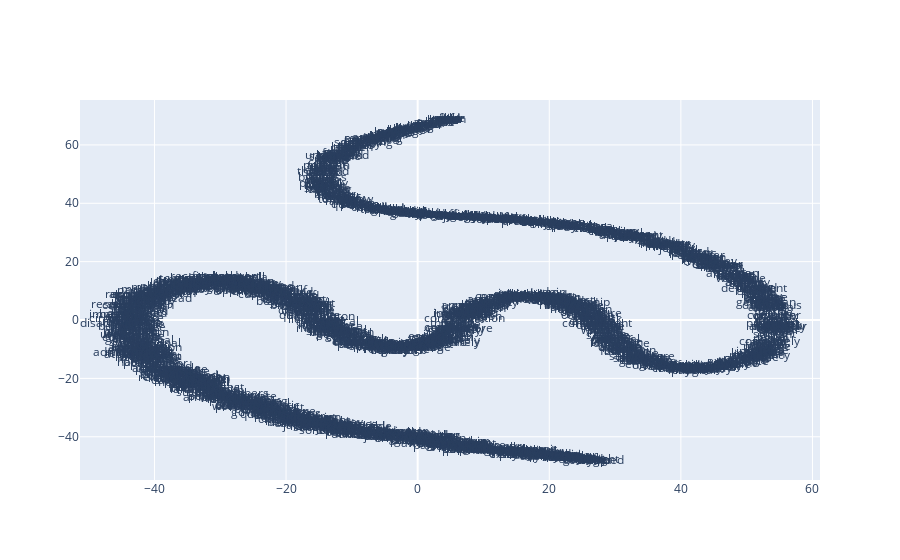

Notebook code cell kept with this figure:
### Code cell
x_vals_no_sw, y_vals_no_sw, labels_no_sw = reduce_dimensions(word2vec_model_no_sw)
print('This is a plot for word2vec_model_no_sw')
plot_function(x_vals_no_sw, y_vals_no_sw, labels_no_sw)

### Figure 1 — Plotly figure (JSON) as saved in the notebook; plotly's stock layout.template omitted (floating-point values rounded to 4 significant figures; data arrays with more than 128 entries replaced by an {"elided": "..."} marker saying what was removed)
{"data": [{"mode": "text", "text": {"elided": "2088 str values"}, "type": "scatter", "x": {"elided": "2088 float values"}, "y": {"elided": "2088 float values"}}], "layout": {}}
